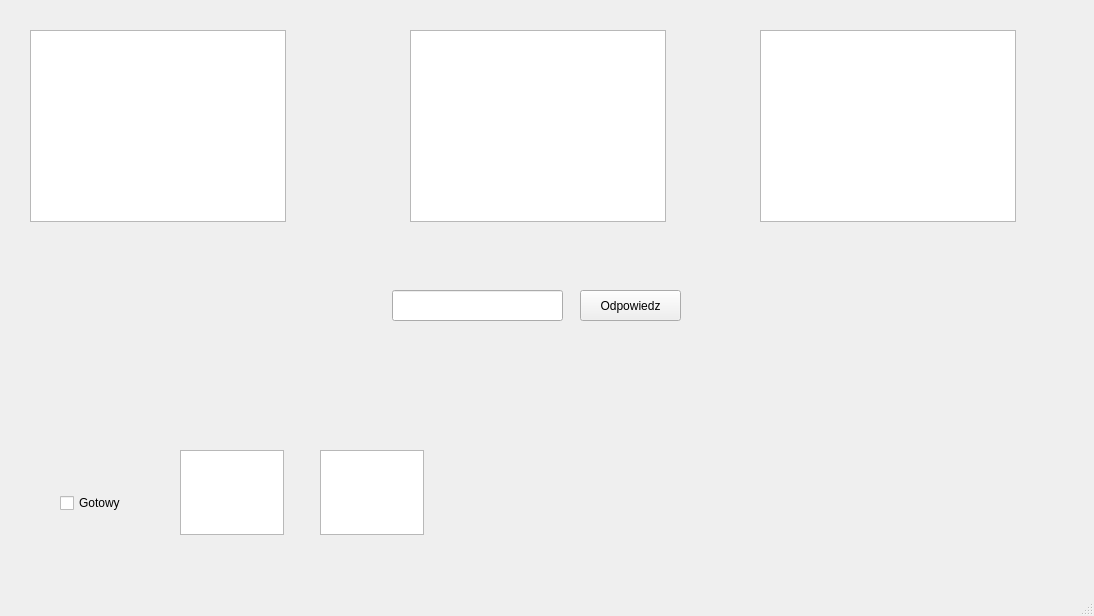
<?xml version="1.0" encoding="UTF-8"?>
<ui version="4.0">
 <class>MainWindow</class>
 <widget class="QMainWindow" name="MainWindow">
  <property name="geometry">
   <rect>
    <x>0</x>
    <y>0</y>
    <width>1094</width>
    <height>616</height>
   </rect>
  </property>
  <property name="windowTitle">
   <string>MainWindow</string>
  </property>
  <widget class="QWidget" name="centralwidget">
   <widget class="QTextBrowser" name="textBrowser">
    <property name="geometry">
     <rect>
      <x>30</x>
      <y>30</y>
      <width>256</width>
      <height>192</height>
     </rect>
    </property>
   </widget>
   <widget class="QListWidget" name="listWidget">
    <property name="geometry">
     <rect>
      <x>410</x>
      <y>30</y>
      <width>256</width>
      <height>192</height>
     </rect>
    </property>
   </widget>
   <widget class="QListView" name="listView">
    <property name="geometry">
     <rect>
      <x>760</x>
      <y>30</y>
      <width>256</width>
      <height>192</height>
     </rect>
    </property>
   </widget>
   <widget class="QCheckBox" name="checkBox">
    <property name="geometry">
     <rect>
      <x>60</x>
      <y>490</y>
      <width>93</width>
      <height>26</height>
     </rect>
    </property>
    <property name="text">
     <string>Gotowy</string>
    </property>
   </widget>
   <widget class="QTextEdit" name="textEdit">
    <property name="geometry">
     <rect>
      <x>180</x>
      <y>450</y>
      <width>104</width>
      <height>85</height>
     </rect>
    </property>
   </widget>
   <widget class="QPlainTextEdit" name="plainTextEdit">
    <property name="geometry">
     <rect>
      <x>320</x>
      <y>450</y>
      <width>104</width>
      <height>85</height>
     </rect>
    </property>
   </widget>
   <widget class="QLineEdit" name="lineEdit">
    <property name="geometry">
     <rect>
      <x>392</x>
      <y>290</y>
      <width>171</width>
      <height>31</height>
     </rect>
    </property>
   </widget>
   <widget class="QPushButton" name="pushButton">
    <property name="geometry">
     <rect>
      <x>580</x>
      <y>290</y>
      <width>101</width>
      <height>31</height>
     </rect>
    </property>
    <property name="text">
     <string>Odpowiedz</string>
    </property>
   </widget>
  </widget>
  <widget class="QMenuBar" name="menubar">
   <property name="geometry">
    <rect>
     <x>0</x>
     <y>0</y>
     <width>1094</width>
     <height>25</height>
    </rect>
   </property>
  </widget>
  <widget class="QStatusBar" name="statusbar"/>
 </widget>
 <resources/>
 <connections/>
</ui>
